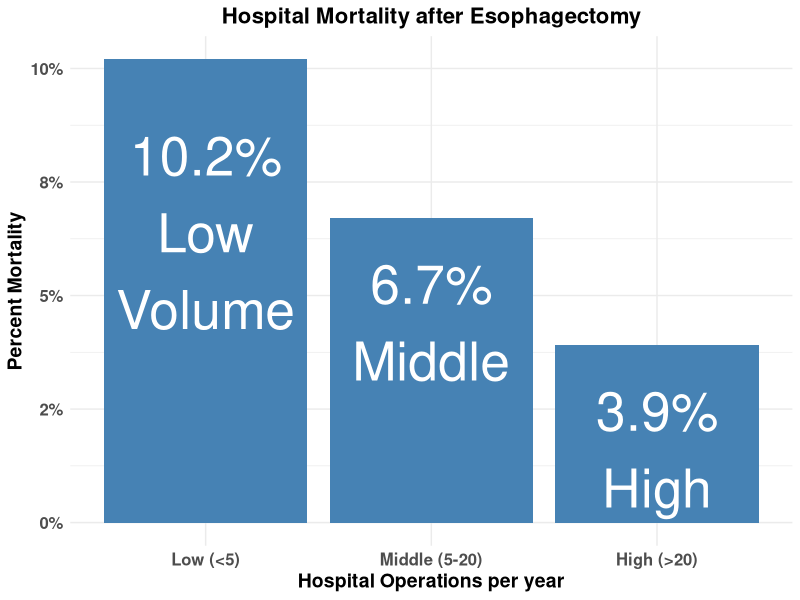

R code for this plot:
## ---- chunk 1
options(htmltools.dir.version = FALSE)
knitr::opts_chunk$set(warning = FALSE, message = FALSE)
## ---- chunk 2
library(ggplot2)
df<-data.frame(mortality=c(.102,.067,.039),strength=c("Low (<5)","Middle (5-20)","High (>20)"),mortality_labels =c("10.2%\nLow\nVolume","6.7%\nMiddle","3.9%\nHigh"))
strengths=c("Low (<5)","Middle (5-20)","High (>20)")
p<-ggplot(data=df, aes(x=strength,y=mortality))+
  geom_bar(stat="identity", fill="steelblue")+scale_x_discrete(limits=strengths)+scale_y_continuous(labels = scales::percent_format(accuracy=1)) +
        geom_text(aes(label=mortality_labels),vjust=1.4, color="white",size=13.5)+
  theme_minimal()+
  theme( axis.text=element_text(size=12,face="bold"),axis.title=element_text(size=14, face="bold"),plot.title = element_text(hjust=0.5,face="bold",size=16)) +
  ggtitle("Hospital Mortality after Esophagectomy") +
  labs(y="Percent Mortality",x="Hospital Operations per year")
p

